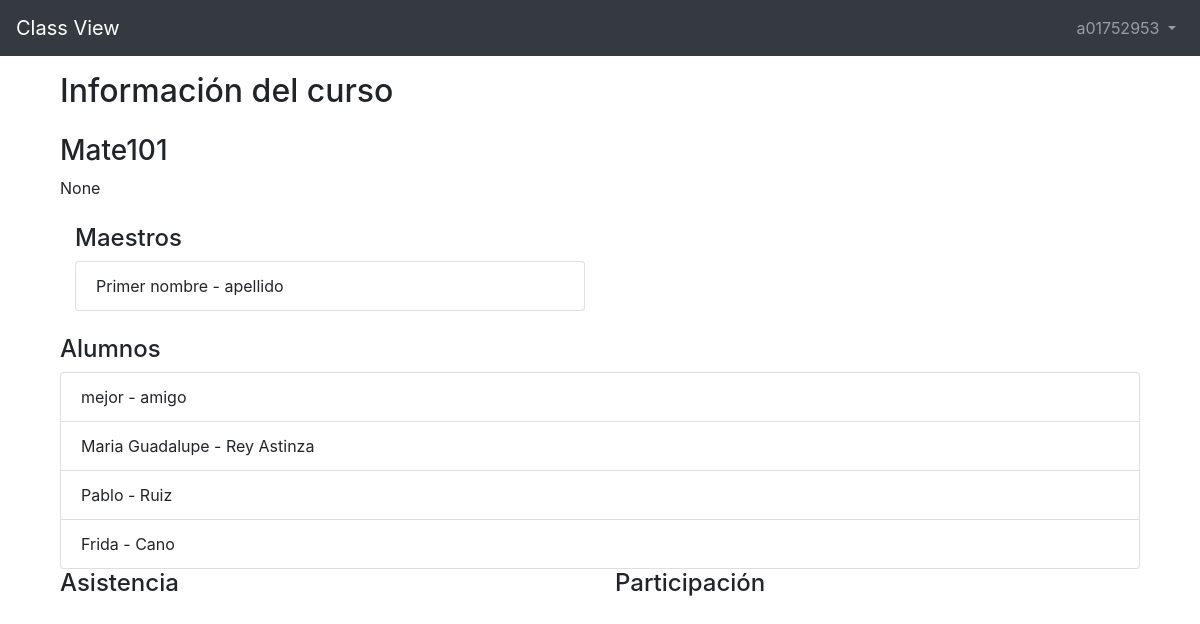
Page /dashboard/1/ (signed in) on the committed database.
### classes/models.py (models this page shows, shortened)
class CustomUser(AbstractUser):
    age = models.PositiveIntegerField(null=True, blank=True)
    degree = models.CharField(max_length=50, null=True, blank=True)
    semester = models.CharField(max_length=10, null=True, blank=True)
    courses = models.ManyToManyField(Course, related_name= 'courses')
    face_encoding = models.CharField(max_length=150, null=True, blank=True)
    photo = models.ImageField(upload_to='images/', null=True, blank=True)

class Course(models.Model):
    name = models.CharField(max_length=50)
    description = models.TextField(("Description"), blank=True, null=True, help_text=("Description"))

### dashboard/views.py (the view)
# urls.py: path('<int:pk>/', CourseDetailView.as_view(), name='course_detail'),
class CourseDetailView(DetailView):
    model = Course
    template_name = 'course_detail.html'
    context_object_name = 'course_obj'
    def get_context_data(self, **kwargs):
        context = super().get_context_data(**kwargs)
        context['alumni_obj'] = CustomUser.objects.filter(courses=self.object, is_staff=False)
        context['attendance_obj'] = Attendance.objects.filter(course=self.object)
        context['participation_obj'] = Participation.objects.filter(course=self.object)
        context['teacher_obj'] = CustomUser.objects.filter(courses=self.object, is_staff=True)
        context['user_obj'] = self.request.user
        context['pk'] = self.object.id
        return context

### templates/course_detail.html (shortened to what this page needs)
{% extends 'base.html' %}
{% block content %}
    <div class="container">
        <div class="post-entry">
            <h2 class="mb-4"> Información del curso </h2>
            <h3>{{ course_obj.name }}</h3>
            <p class="mb-4">{{ course_obj.description }}</p>
            <div class="col-md-6">
                <h4> Maestros </h4>
                <ul class="list-group">
                    {% for i in teacher_obj %}
                        <li class="list-group-item">{{ i.first_name }} - {{ i.last_name }}</li>
                    {% endfor %}
                </ul>
            </div>
        </div>
            <div class="mt-4">
                <h4> Alumnos </h4>
                <ul class="list-group">
                    {% for alumni in alumni_obj %}
                        <li class="list-group-item">{{ alumni.first_name }} - {{ alumni.last_name }}</li>
                    {% endfor %}
                </ul>
            </div>
            <div class="row">
                <div class="col-md-6">
                    <h4> Asistencia </h4>
                </div>
                <div class="col-md-6">
                    <h4> Participación </h4>
                </div>
            </div>
        </div>
    </div>
{% endblock content %}

### templates/base.html (shortened to what this page needs)
<!DOCTYPE html>
<html>
<head>
    <link rel="stylesheet" href="https://cdn.jsdelivr.net/npm/bootstrap@4.5.3/dist/css/bootstrap.min.css">
</head>
<body>
    <body>
        <nav class="navbar navbar-expand-lg navbar-dark bg-dark">
          <a class="navbar-brand" href="{% url 'home' %}">Class View</a>
          <div class="collapse navbar-collapse" id="navbarSupportedContent">
            {% if user.is_authenticated %}
              <ul class="navbar-nav ml-auto">
                <li class="nav-item">
                  <a class="nav-link dropdown-toggle" href="#"
                  id="navbarDropdown" role="button" data-toggle="dropdown"
                  aria-haspopup="true" aria-expanded="false">
                    {{ user.username }}
                  </a>
                </li>
            </ul>
          {% endif %}
        </div>
      </nav>
      <main>
        <div class="container mt-3">
          {% block content %}
          {% endblock content %}
      </main>
    </body>
</html>

### rows in the picture
CustomUser: username "a01752953", first_name "Frida", last_name "Cano"
Course: name "Mate101", description "None"
CustomUser: first_name "Primer nombre", last_name "apellido"
CustomUser: first_name "mejor", last_name "amigo"
CustomUser: first_name "Maria Guadalupe", last_name "Rey Astinza"
CustomUser: first_name "Pablo", last_name "Ruiz"
